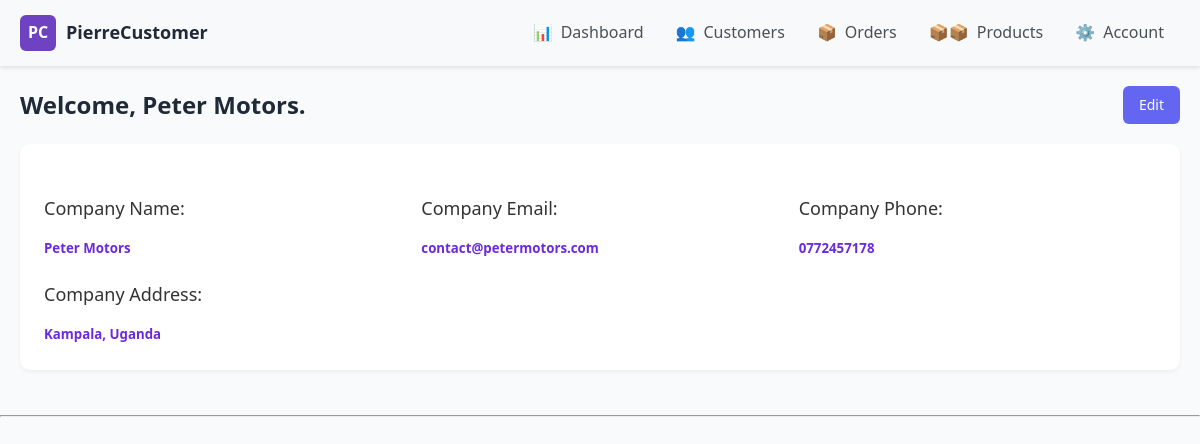
/settingsPage/, run on the app's committed database.
### pierre_CMS_App/models.py (models this page shows, shortened)
class AccountSettings(models.Model):
    company_name = models.CharField(max_length=200)
    company_logo = models.ImageField(null=True, blank=True, default='', help_text="Upload your company logo")
    company_email = models.EmailField(max_length=200, null=True)
    company_phone = models.CharField(max_length=200)
    company_address = models.CharField(max_length=200)

### pierre_CMS_App/views.py (the view)
# urls.py: path('settingsPage/', views.CompanyAccountSettings, name='settingsPage'),
def CompanyAccountSettings(request):
    settings = AccountSettings.objects.all()
    context = {
        'settings': settings,
    }
    return render(request, 'pierre_CMS_App/settingsPage.html', context)

### pierre_CMS_App/templates/pierre_CMS_App/settingsPage.html (shortened to what this page needs)
{% extends "pierre_CMS_App/main.html" %}
{% block content %}
<div class="main">
    <div class="page-header">
        {% for setting in settings %}
            <h1 class="page-title">Welcome, {{setting.company_name}}.</h1>
        {% endfor %}
        <a class="btn btn-primary" href="{% url 'updateSettings' %}" style="text-decoration: none;">Edit</a>
    </div>
    <div class="card">
        <div class="tab-content">
            {% for setting in settings %}
                <div class="tab-pane active" id="company">
                    <div>
                        <br>
                        <div class="form-grid">
                            <div>
                                <h3 class="section-title">Company Name:</h3>
                                <h5>{{setting.company_name}}</h5>
                            </div>
                            <div>
                                <h3 class="section-title">Company Email:</h3>
                                <h5>{{setting.company_email}}</h5>
                            </div>
                            <div>
                                <h3 class="section-title">Company Phone:</h3>
                                <h5>{{setting.company_phone}}</h5>
                            </div>
                            <div>
                                <h3 class="section-title">Company Address:</h3>
                                <h5>{{setting.company_address}}</h5>
                            </div>
                        </div>
                    </div>
                </div>
            {% endfor %}
        </div>
    </div>
</div>
{% endblock %}

### static/css/main.css (style rules this page uses)
:root { --primary: #6366f1; --primary-light: #818cf8; --primary-dark: #4f46e5; --accent: #f472b6; --light: #f9fafb; --dark: #1f2937; --gray: #9ca3af; --gray-light: #f3f4f6; }
* { margin: 0; padding: 0; box-sizing: border-box; font-family: 'Segoe UI', Tahoma, Geneva, Verdana, sans-serif; }
body { background-color: var(--light); color: var(--dark); line-height: 1.6; }
* { margin: 0; padding: 0; box-sizing: border-box; }
.main { flex: 1; padding: 20px; }
.page-header { display: flex; justify-content: space-between; align-items: center; margin-bottom: 20px; }
.page-title { margin: 0; font-size: 24px; font-weight: 600; }
.card { background-color: white; border-radius: 8px; box-shadow: 0 1px 3px rgba(0,0,0,0.1); padding: 24px; margin-bottom: 24px; }
.section-title { font-size: 18px; margin-bottom: 16px; font-weight: 500; color: #333; }
.form-grid { display: grid; grid-template-columns: repeat(auto-fill, minmax(300px, 1fr)); gap: 20px; }
.btn { padding: 8px 16px; border-radius: 6px; font-size: 14px; font-weight: 500; cursor: pointer; display: inline-flex; align-items: center; border: none; transition: all 0.2s; }
.btn-primary { background-color: var(--primary); color: white; }
.card { background-color: white; border-radius: 10px; box-shadow: 0 2px 4px rgba(0,0,0,0.05); margin-bottom: 25px; overflow: hidden; }

### pierre_CMS_App/templates/pierre_CMS_App/settingsPage.html (style rules this page uses)
h5 { color: rgba(90, 17, 217, 0.893); }

### data on the page
AccountSettings: company_name "Peter Motors", company_email "contact@petermotors.com", company_phone "0772457178", company_address "Kampala, Uganda"
